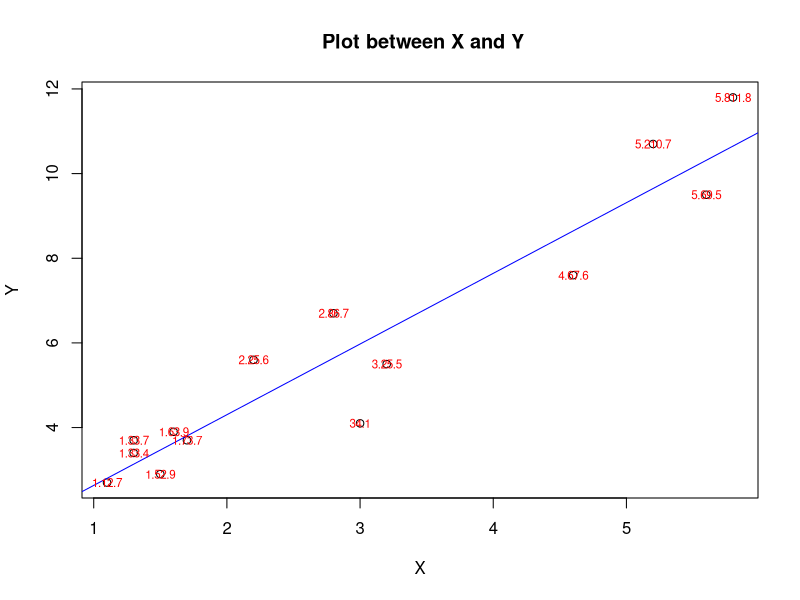
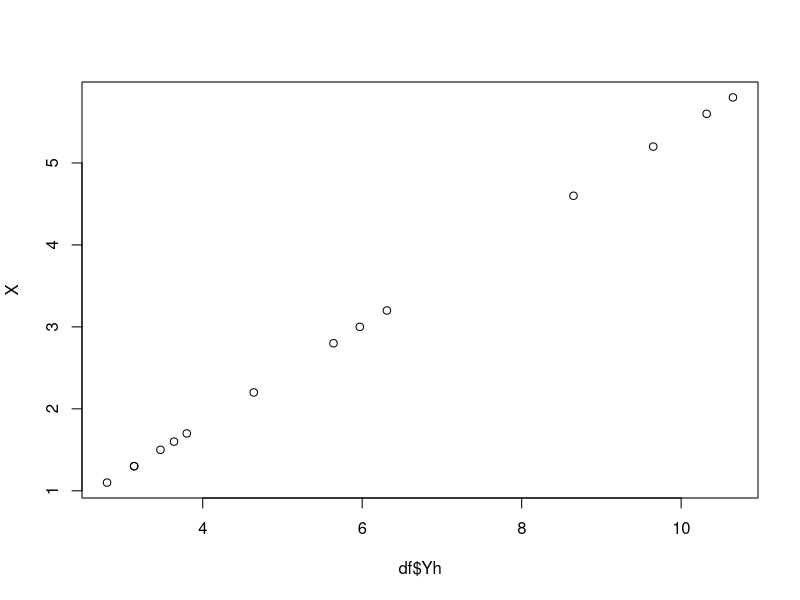

These charts were generated, in order, by the following R code:
# Linear Modeling : Sales
# 
# 
X = c(1.7,1.6,2.8,5.6,1.3,2.2, 1.3,1.1,3.2,1.5,5.2,4.6,5.8,3 )
Y = c(3.7,3.9,6.7,9.5,3.4,5.6,3.7, 2.7,5.5,2.9,10.7,7.6,11.8,4.1 )

cor.test(X,Y)
#Plot
plot(x=X,y=Y, main=' Plot between X and Y')
abline(lm(Y ~ X), col='blue')
text(x=X,y=Y,labels=paste0(X,Y),cex=.7, col='red')
?text
fit =lm(Y ~ X)
summary(fit)

df =data.frame(X,Y)
df
df$x = round(X - mean(X),2)
df$y = round(Y - mean(Y),2)
df
colMeans(df)
df$xy = round(df$x * df$y,2)
df$x2 = round(df$x^2,2)
SSxy = sum(df$xy)
SSx2 = sum(df$x2)
(b1 = SSxy / SSx2)
(b0 = mean(Y) - b1 * mean(X))
(df$Yh = round(fitted(fit),2))
df
plot(df$Yh, X)
(df$residuals = round(df$Y - df$Yh, 2))
summary(df$residuals)
summary(fit)
df$SSr = round((df$Yh - mean(Y))^2, 2)
df$SSe = round((df$Y - df$Yh) ^ 2, 2)
df
colSums(df)
(SSR = round(sum(df$SSr),2))
(SSE = round(sum(df$SSe),2))
(R2 = round(sum(df$SSr)/ (sum(df$SSe) + sum(df$SSr)),4))
df
n=length(X)
(stderror = sqrt(sum(df$SSe)/(n-2)))

p = 1 # No of IV Variables
(MSR = SSR/p)
(MSE = SSE/(n-p-1))
(Fstats = MSR/MSE)
summary(fit)
